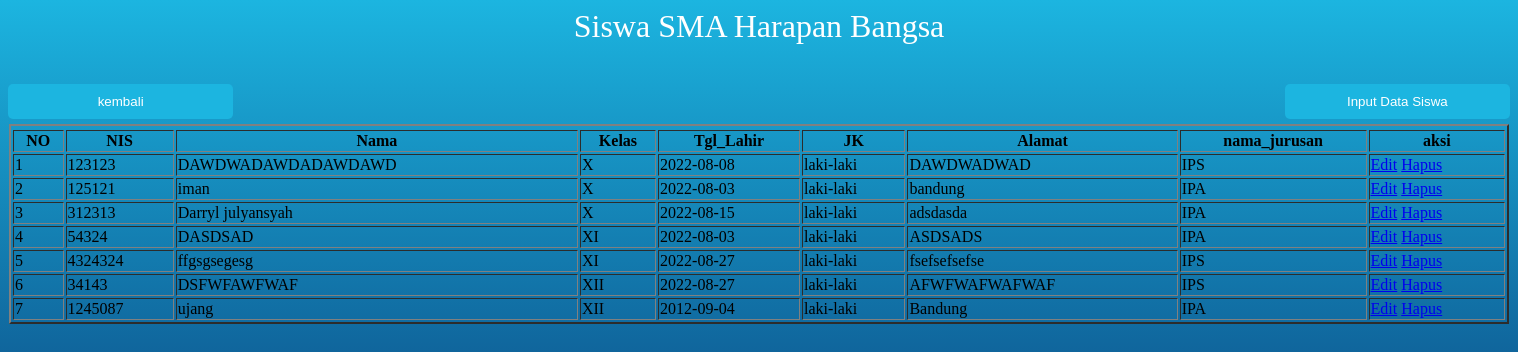
The app's page /sma.php (signed in) with its own data.
### tables this page shows
CREATE TABLE `siswa` (
  `NIS` int(11) NOT NULL,
  `nama` varchar(50) NOT NULL,
  `kelas` varchar(10) NOT NULL,
  `tgl_lahir` date NOT NULL,
  `jk` varchar(20) NOT NULL,
  `alamat` varchar(225) NOT NULL,
  `nama_jurusan` varchar(10) DEFAULT NULL
);

### user_sma.php (called while the page is built, shortened)
<?php
class UserSma
{
    public function showData()
	{
        $conn = new Koneksi();
        $db=$conn->metal();
		$stmt=$db->prepare("SELECT NIS,nama,kelas,tgl_lahir,jk,alamat,nama_jurusan FROM siswa where kelas='X' OR kelas='XI' OR kelas='XII'");
		$stmt->execute();
		return $stmt;
	}
}

### sma.php (the view, shortened to what this page needs)
<?php
require 'user_sma.php';
$obj = new UserSma();
?>
<h1>Siswa SMA Harapan Bangsa</h1>
<link rel="stylesheet" type="text/css" href="css/smp.css">
<form action = "input_siswa_sma.php" method ="POST" name="login">
<input type ="submit" class="tombol_input1" name = "submit" value = "Input Data Siswa">
<center>
<table class= 'table table-bordered table-responsive'>
 <tr>
 <tr>
 <table border="2" width="1500px" >
 <tr>
    <tr>
     <th>NO</th>
     <th>NIS</th>
     <th>Nama</th>
     <th>Kelas</th>
     <th>Tgl_Lahir</th>
     <th>JK</th>
     <th>Alamat</th>
     <th>nama_jurusan</th>
     <th>aksi</th>
 </tr>
</center>
 <?php
$no=1;
	$data=$obj->showData();
	if($data->rowCount()>0){
	while($row=$data->fetch(PDO::FETCH_ASSOC)){
?>
<tr>
	<td><?php echo $no; ?></td>
	<td><?php echo $row['NIS']; ?></td>
	<td><?php echo $row['nama']; ?></td>
    <td><?php echo $row['kelas']; ?></td>
    <td><?php echo $row['tgl_lahir']; ?></td>
    <td><?php echo $row['jk']; ?></td>
    <td><?php echo $row['alamat']; ?></td>
    <td><?php echo $row['nama_jurusan']; ?></td>
    <td><a href="editsma.php?NIS=<?php echo $row['NIS']; ?>">Edit</a>
   <a href="proses_delete_sma.php?NIS=<?php echo $row['NIS']; ?>">Hapus</a></td>
    </tr>
    </form>
<?php
$no+=1; }
}else{
echo '<tr>
		<td> Not found</td>
    </tr>';
}
?>
<form action = "index.php" method ="POST" name="kembali">
<input type ="submit" class="tombol_kembali" name = "kembali" value = "kembali">

### css/smp.css (style rules this page uses)
h1 { text-align: center; color: white; font-weight: 100; }
.tombol_input1 { background: #1cb5e0; color: white; font-size: 10pt; width: 15%; border: cornflowerblue; border-radius: 5px; padding: 10px 10px; margin-bottom: 5px; color :white; float:right; }
.tombol_kembali { background: #1cb5e0; color: white; font-size: 10pt; width: 15%; border: cornflowerblue; border-radius: 5px; padding: 10px 10px; margin-bottom: 5px; color :white; float:left; }

### records on screen
siswa: NIS "123123", nama "DAWDWADAWDADAWDAWD", kelas "X", tgl_lahir "2022-08-08", jk "laki-laki", alamat "DAWDWADWAD", nama_jurusan "IPS"
siswa: NIS "125121", nama "iman", kelas "X", tgl_lahir "2022-08-03", jk "laki-laki", alamat "bandung", nama_jurusan "IPA"
siswa: NIS "312313", nama "Darryl julyansyah", kelas "X", tgl_lahir "2022-08-15", jk "laki-laki", alamat "adsdasda", nama_jurusan "IPA"
siswa: NIS "54324", nama "DASDSAD", kelas "XI", tgl_lahir "2022-08-03", jk "laki-laki", alamat "ASDSADS", nama_jurusan "IPA"
siswa: NIS "4324324", nama "ffgsgsegesg", kelas "XI", tgl_lahir "2022-08-27", jk "laki-laki", alamat "fsefsefsefse", nama_jurusan "IPS"
siswa: NIS "34143", nama "DSFWFAWFWAF", kelas "XII", tgl_lahir "2022-08-27", jk "laki-laki", alamat "AFWFWAFWAFWAF", nama_jurusan "IPS"
siswa: NIS "1245087", nama "ujang", kelas "XII", tgl_lahir "2012-09-04", jk "laki-laki", alamat "Bandung", nama_jurusan "IPA"
